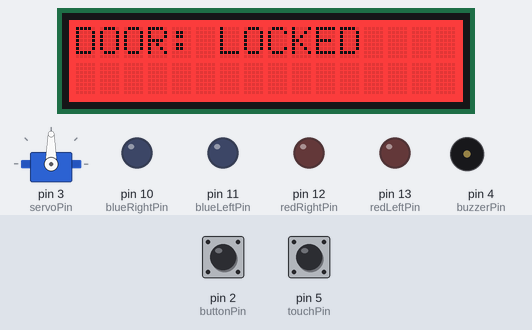
Bench run of a sketch on a simulated Arduino Mega 2560, built with avr-gcc and run on an emulated ATmega2560. Parts: servo, 16×2 character LCD, output pins drawn as LEDs (lit = HIGH), buzzer (waves = sounding, pin HIGH). Dashed ring = blinking. The inputs (shaded band) are chosen by the test bench; at power-on: pin 2 (buttonPin) LOW, pin 5 (touchPin) LOW. WiFi joins after 1.5 s; servers stay silent unless stated; uploads are accepted with an empty reply; what the sketch prints to the serial monitor is not drawn.

Above: at 4.0 s.
4.1 s: pin 2 (buttonPin) pulled HIGH for 0.15 s
At 5.39 s:
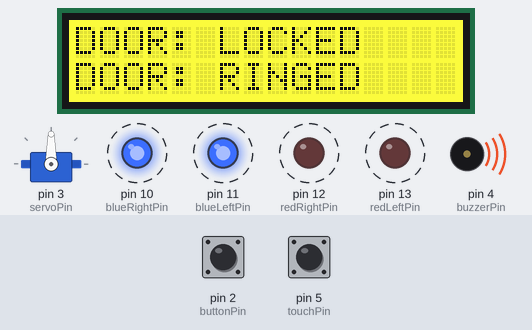
7.1 s: pin 5 (touchPin) pulled HIGH for 0.15 s
At 8.39 s:
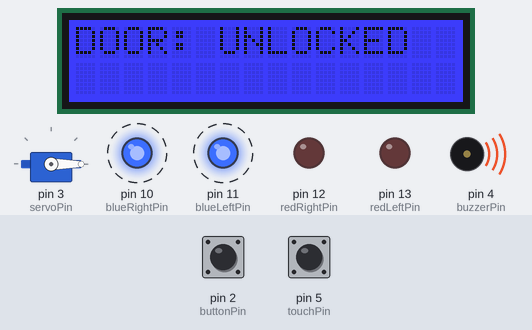
10.2 s: pin 2 (buttonPin) pulled HIGH for 1 s
At 12.05 s:
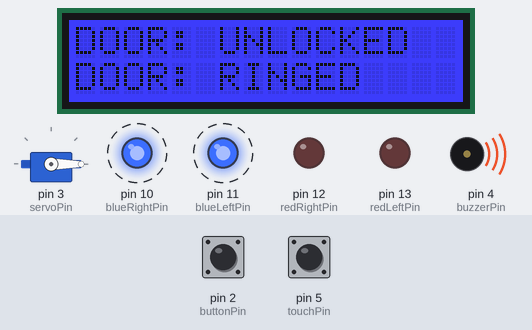
13.8 s: pin 5 (touchPin) pulled HIGH for 0.15 s
At 15.08 s:
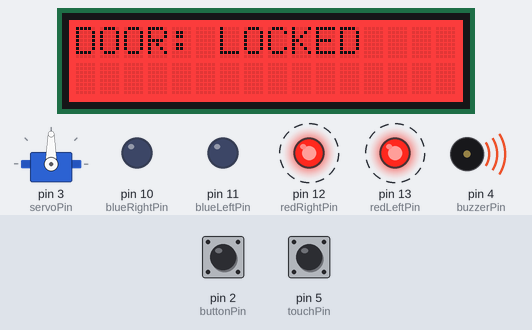
16.9 s: pin 2 (buttonPin) pulled HIGH for 0.15 s
At 17.3 s:
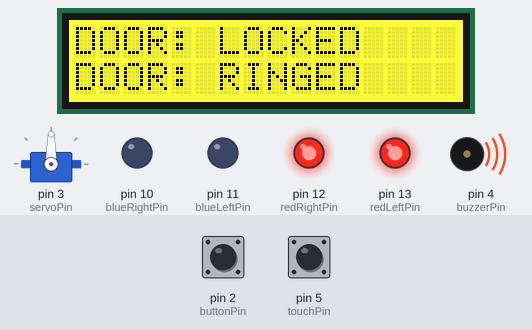
18.5 s: pin 2 (buttonPin) pulled HIGH for 3.2 s
Timing chart, 0 to 24.2 s (numbered marks = the images above; inputs shaded):
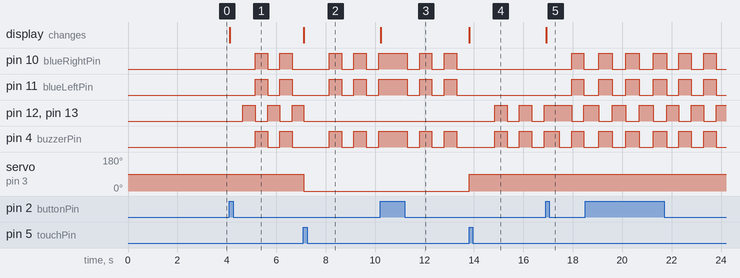

Measured:
- after the input at 4.1 s, pin 10 (blueRightPin), pin 11 (blueLeftPin), pin 4 (buzzerPin): alternates HIGH for 0.50 s and LOW for 0.50 s, starting after 1.0 s; pin 12 (redRightPin), pin 13 (redLeftPin): alternates HIGH for 0.50 s and LOW for 0.50 s, starting after 0.55 s; the display: changes at once (image 1)
- after the input at 7.1 s, pin 12 (redRightPin), pin 13 (redLeftPin): goes on until 7.1 s, then stays LOW; servo on pin 3 (servoPin): 90° → 0° at once; the display: changes at once (image 2)
- after the input at 10.2 s, the display: changes at once (image 3)
- after the input at 13.8 s, pin 10 (blueRightPin), pin 11 (blueLeftPin): stops changing and stays LOW; pin 12 (redRightPin), pin 13 (redLeftPin): alternates HIGH for 0.50 s and LOW for 0.50 s, starting after 1.0 s; servo on pin 3 (servoPin): 0° → 90° at once; the display: changes at once (image 4)
- after the input at 16.9 s, pin 10 (blueRightPin), pin 11 (blueLeftPin): LOW → HIGH after 1.0 s, → LOW 0.50 s later; the display: changes at once (image 5)

The sketch:

smartdoor_final_implementation.ino
```cpp
#include "WiFiEsp.h"
#include <Wire.h>
#include "rgb_lcd.h"
#include <Servo.h>

// Emulate Serial1 on pins 9/8 if not present
#ifndef HAVE_HWSERIAL1
#include <SoftwareSerial.h>
SoftwareSerial Serial1(9,8); // TX, RX
#endif

const int buttonPin = 2; //the number of the pushbutton pin
const int servoPin = 3; // the number of the servo pin
const int buzzerPin = 4; // the number of the buzzer pin
const int touchPin = 5; // the number of the touch pin

const int blueRightPin = 10; // the number of the blue right LED pin
const int blueLeftPin = 11; // the number of the blue left LED pin
const int redRightPin = 12; // the number of the red right LED pin
const int redLeftPin = 13; // the number of the red left LED pin

// Wifi variables
char ssid[] = "Network SSID"; // the network SSID (name)
char pass[] = "Password"; // network password
int status = WL_IDLE_STATUS; // the Wifi radio's status
char server[] = "SERVER IP ADDRESS"; // the server IP ADDRESS
char get_request[200];
WiFiEspClient client; // the ethernet client object

// LED variables
unsigned long ledPreviousMillis = 0;
int ledTimeCount = 0;
unsigned long ledMaxTime = 10; // 10 is one second
unsigned long ledInterval = 500;
unsigned long ledState = 0;
bool ledTimer = false;

/// LCD RGB Backlight variables
const int lockedR = 255;
const int lockedG = 0;
const int lockedB = 0;
const int ringR = 255;
const int ringG = 255;
const int ringB = 0;
const int openR = 0;
const int openG = 0;
const int openB = 255;
rgb_lcd lcd;
const String lockedText = "DOOR: LOCKED";
const String ringedText = "DOOR: RINGED";
const String unlockedText = "DOOR: UNLOCKED";

/// Servo variables
Servo myservo;
const int lockedAngle = 90;
const int unlockedAngle = 0;

// Connection variables
const int NOTCONNECTED = 0;
const int CONNECTED = 1;
int connectionStatus = NOTCONNECTED;

/// Logic variables
const int LOCKED = 0;
const int LOCKED_RINGED = 1;
const int UNLOCKED = 2;
const int UNLOCKED_RINGED = 3;
int doorStatus = LOCKED;

const long blinkingTime = 5000;
const long blinkingInterval = 500;

void setup() {
  // put your setup code here, to run once:
  Serial.begin(115200); // communication with the host computer
  Serial1.begin(115200); // communication with the ESP8266

  pinMode(buttonPin, INPUT);     // pin 2
  myservo.attach(servoPin);      // pin 3
  pinMode(buzzerPin, OUTPUT);    // pin 4
  pinMode(touchPin, INPUT);      // pin 5
  pinMode(blueRightPin, OUTPUT); // pin 10
  pinMode(blueLeftPin, OUTPUT);  // pin 11
  pinMode(redRightPin, OUTPUT);  // pin 12
  pinMode(redLeftPin, OUTPUT);   // pin 13
  lcd.begin(16, 2);
  lcd.setRGB(lockedR, lockedG, lockedB);
  lcd.print(lockedText);
  myservo.write(lockedAngle);

  WiFi.init(&Serial1); // initialize ESP module
  // check for the of the shield
  if (WiFi.status() == WL_NO_SHIELD) {
    Serial.println("WiFi shield not present"); // don't continue
    while (true);
  }
  // attempt to connect to WiFi network
  while ( status != WL_CONNECTED ) {
    Serial.print("Attempting to connect to WPA SSID: ");
    Serial.println(ssid);
    // Connect to WPA/WPA2 network
    status = WiFi.begin(ssid, pass);
  }
  Serial.println("You're  connected to the network");
  printWifiStatus();
  trackState();
  delay(1000);
}

void loop() {
  switch (doorStatus) {
    case LOCKED:
      doorLocked();
      break;
    case LOCKED_RINGED:
      doorLockedRinged();
      break;
    case UNLOCKED:
      doorUnlocked();
      break;
    case UNLOCKED_RINGED:
      doorUnlockedRinged();
      break;
  }
}

void checkMasterButton(bool locked) {
  // DOOR IS ALREADY LOCKED, CHECKING MASTER KEY
  int touched = digitalRead(touchPin);
  if (touched && locked) {
      Serial.println(unlockedText);
      doorStatus = UNLOCKED;
      updateBackLight();
      startLedTimer();
      updateLock();
      turnOffLed();
      trackState();
      delay(250);
  } else if (touched && !locked){
      Serial.println(lockedText);
      doorStatus = LOCKED;
      updateBackLight();
      startLedTimer();
      updateLock();
      turnOffLed();
      trackState();
      delay(250);
  }
}

void checkSlaveButton(bool locked) {
  int ringed = digitalRead(buttonPin);
  if (ringed && locked) {
    Serial.println(ringedText);
    doorStatus = LOCKED_RINGED;
    updateBackLight();
    startLedTimer();
    trackState();
    delay(250);
  } else if (ringed && !locked) {
    Serial.println(ringedText);
    doorStatus = UNLOCKED_RINGED;
    updateBackLight();
    startLedTimer();
    trackState();
    delay(250);
  }
}

void doorLocked() {
  checkMasterButton(true);
  checkSlaveButton(true);
  if (doorStatus == LOCKED) {
    //Do nothing
    handleLedTimer();
  }
}

void doorLockedRinged() {
  checkMasterButton(true);
  checkSlaveButton(true);
  if (doorStatus == LOCKED_RINGED) {
    // handle the ring
    handleLedTimer();
  }
}

void doorUnlocked() {
  checkMasterButton(false);
  checkSlaveButton(false);
  if (doorStatus == UNLOCKED) {
    //handle the unlocked
    handleLedTimer();
  }
}

void doorUnlockedRinged() {
  checkMasterButton(false);
  checkSlaveButton(false);
  if (doorStatus == UNLOCKED_RINGED) {
    //handle the unlocked
    handleLedTimer();
  }
}

void handleLedTimer() {
  checkLedTimer();
  unsigned long current = millis();
  if (current - ledPreviousMillis >= ledInterval && ledTimer) {
    ledTimeCount += 1;
    ledPreviousMillis = current;
    switch (doorStatus) {
        case LOCKED:
          redLights();
          break;
        case LOCKED_RINGED:
          policeStrob();
          break;
        case UNLOCKED:
          blueLights();
          break;
        case UNLOCKED_RINGED:
          blueLights();
          break;
    }
  }
}

void updateBackLight() {
  lcd.setCursor(0,0);
  lcd.clear();
  switch (doorStatus) {
    case LOCKED:
      lcd.print(lockedText);
      lcd.setRGB(lockedR, lockedG, lockedB);
      break;
    case LOCKED_RINGED:
      lcd.print(lockedText);
      lcd.setCursor(0,1);
      lcd.print(ringedText);
      lcd.setRGB(ringR, ringG, ringB);
      break;
    case UNLOCKED:
      lcd.print(unlockedText);
      lcd.setRGB(openR, openG, openB);
      break;
    case UNLOCKED_RINGED:
      lcd.print(unlockedText);
      lcd.setRGB(openR, openG, openB);
      lcd.setCursor(0,1);
      lcd.print(ringedText);
      break;
  }
}

void updateLock() {
  switch (doorStatus) {
    case LOCKED:
      myservo.write(lockedAngle);
      Serial.print("locking door");
      break;
    case UNLOCKED:
      myservo.write(unlockedAngle);
      Serial.println("unlocking door");
      break;
  }
}

void turnOffLed() {
  digitalWrite(buzzerPin, LOW);
  digitalWrite(blueRightPin, LOW);
  digitalWrite(blueLeftPin, LOW);
  digitalWrite(redLeftPin, LOW);
  digitalWrite(redRightPin, LOW);
  ledState = 0;
}

void policeStrob() {
  if (ledState) {
    digitalWrite(buzzerPin, HIGH);
    digitalWrite(blueRightPin, HIGH);
    digitalWrite(blueLeftPin, HIGH);
    digitalWrite(redLeftPin, LOW);
    digitalWrite(redRightPin, LOW);
    ledState = 0;
  } else {
    digitalWrite(buzzerPin, LOW);
    digitalWrite(blueRightPin, LOW);
    digitalWrite(blueLeftPin, LOW);
    digitalWrite(redLeftPin, HIGH);
    digitalWrite(redRightPin, HIGH);
    ledState = 1;
  }
}

void bothLights() {
  if (ledState) {
    digitalWrite(buzzerPin, LOW);
    digitalWrite(blueRightPin, LOW);
    digitalWrite(blueLeftPin, LOW);
    digitalWrite(redLeftPin, LOW);
    digitalWrite(redRightPin, LOW);
    ledState = 0;
  } else {
    digitalWrite(buzzerPin, HIGH);
    digitalWrite(blueRightPin, HIGH);
    digitalWrite(blueLeftPin, HIGH);
    digitalWrite(redLeftPin, HIGH);
    digitalWrite(redRightPin, HIGH);
    ledState = 1;
  }
}

void redLights() {
  if (ledState) {
    digitalWrite(buzzerPin, HIGH);
    digitalWrite(blueRightPin, LOW);
    digitalWrite(blueLeftPin, LOW);
    digitalWrite(redLeftPin, HIGH);
    digitalWrite(redRightPin, HIGH);
    ledState = 0;
  } else {
    digitalWrite(buzzerPin, LOW);
    digitalWrite(blueRightPin, LOW);
    digitalWrite(blueLeftPin, LOW);
    digitalWrite(redLeftPin, LOW);
    digitalWrite(redRightPin, LOW);
    ledState = 1;
  }
}

void blueLights() {
  if (ledState) {
    digitalWrite(buzzerPin, HIGH);
    digitalWrite(blueRightPin, HIGH);
    digitalWrite(blueLeftPin, HIGH);
    digitalWrite(redLeftPin, LOW);
    digitalWrite(redRightPin, LOW);
    ledState = 0;
  } else {
    digitalWrite(buzzerPin, LOW);
    digitalWrite(blueRightPin, LOW);
    digitalWrite(blueLeftPin, LOW);
    digitalWrite(redLeftPin, LOW);
    digitalWrite(redRightPin, LOW);
    ledState = 1;
  }
}

void startLedTimer() {
  ledTimer = true;
  ledTimeCount = 0;
}

void checkLedTimer() {
  unsigned long current = millis();
  if (ledTimeCount >= ledMaxTime) {
    ledTimer = false;
    turnOffLed();
  }
}

void printWifiStatus() {
  // print the SSID of the network you're attached to
  Serial.print("SSID: ");
  Serial.println(WiFi.SSID());
  // print your WiFi shield's IP address
  IPAddress ip = WiFi.localIP();
  Serial.print("IP Address: ");
  Serial.println(ip);
  // print the received signal strength
  long rssi = WiFi.RSSI();
  Serial.print("Signal strength (RSSI):");
  Serial.print(rssi);
  Serial.println(" dBm");
}

void trackState() {
  // Will make an api call to track current start
  int locked = 1;
  int ringed = 0;
  switch (doorStatus) {
    case LOCKED:
      locked = 1;
      ringed = 0;
      break;
    case LOCKED_RINGED:
      locked = 1;
      ringed = 1;
      break;
    case UNLOCKED:
      locked = 0;
      ringed = 0;
      break;
    case UNLOCKED_RINGED:
      locked = 0;
      ringed = 1;
      break;
  }
  Serial.println();
  if(!client.connected()) {
    Serial.println("Starting connection to server...");
    client.connect(server, 5000);
  }
  Serial.println("Connected to Server");
  Serial.println();
  Serial.println("Tracking State");
  Serial.print("LOCKED: ");
  Serial.println(locked);
  Serial.print("RINGED: ");
  Serial.println(ringed);
  sprintf(get_request, "GET /update/?LOCKED=%d&RINGED=%d HTTP/1.1\r\nHOST: 18.188.140.205\r\nConnection: close\r\n\r\n", locked, ringed);
  client.print(get_request);
  while (client.available()) {
    char c = client.read();
    Serial.write(c);
  }
}
```
